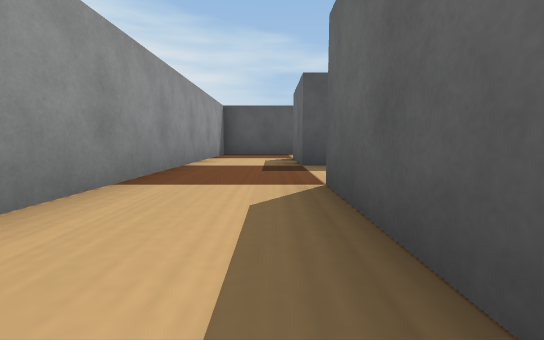
[1] (above)

22 first-person views from a walk through a Webots world. The camera is 0.04 m above the floor, tilts 6° down and sees 90° across. The floor is counted in squares, 0.1 m on a side. Each view is taken from the middle of a square. On the plan, view 1 faces up. The plan holds only what a view shows up to about 9 squares ahead; the rest is blank. Robots are left out. Webots' stock objects and surfaces are drawn as simple stand-ins.

[2]
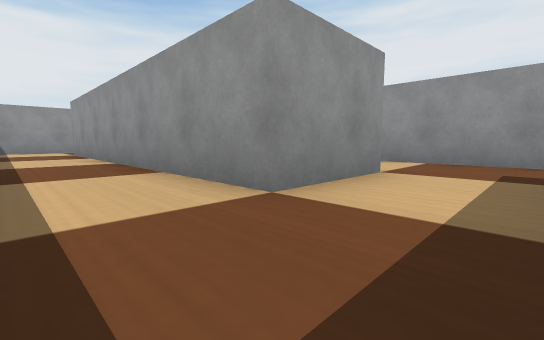

[3]
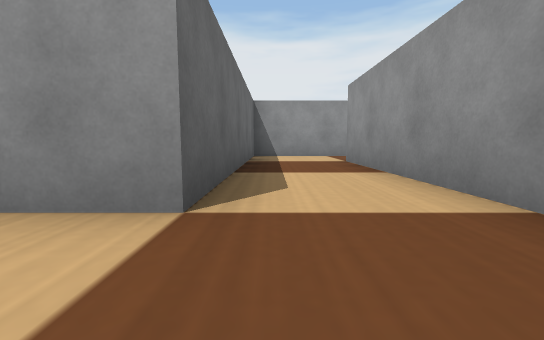

[4]
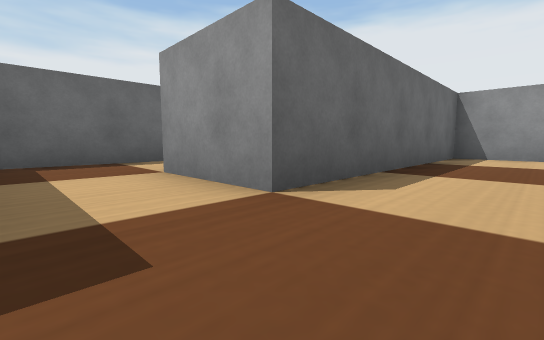

[5]
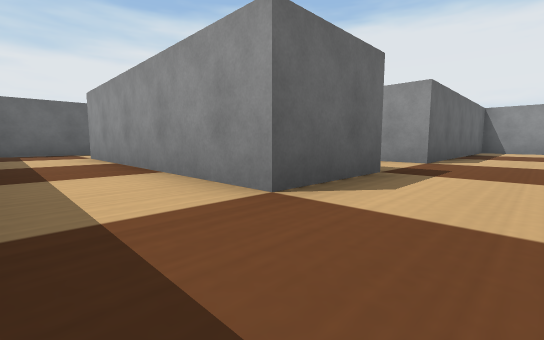

[6]
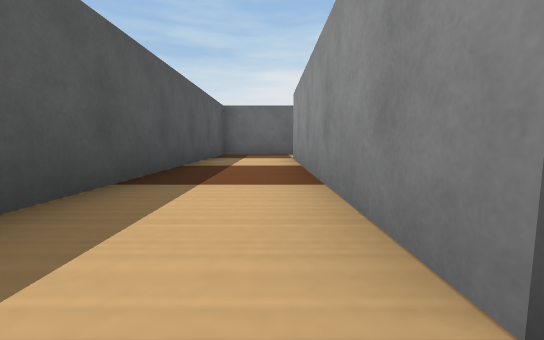

[7]
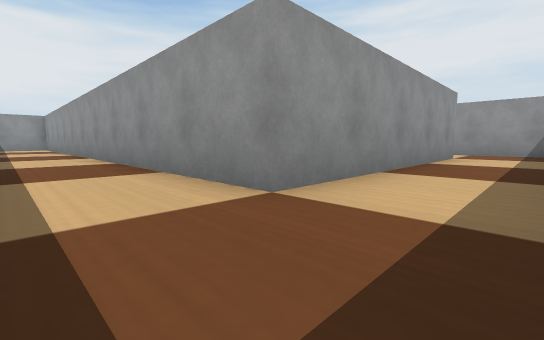

[8]
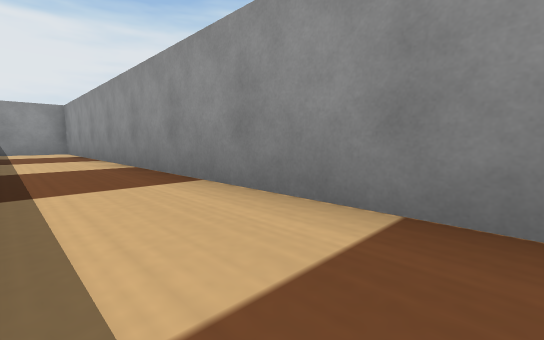

[9]
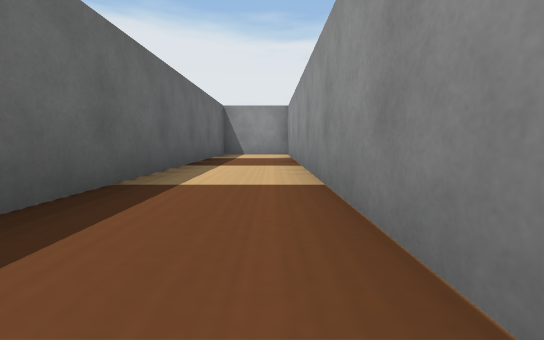

[10]
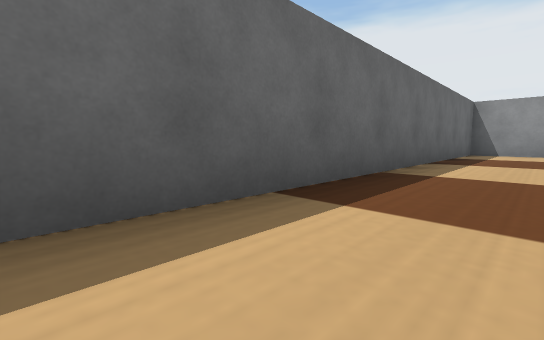

[11]
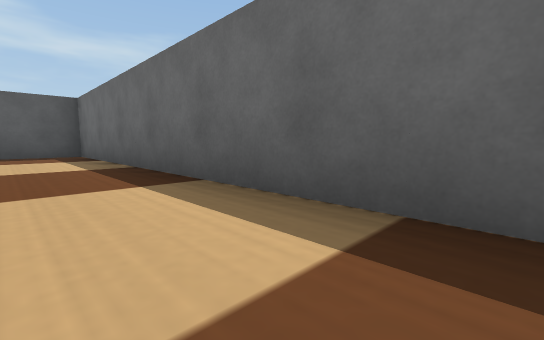

[12]
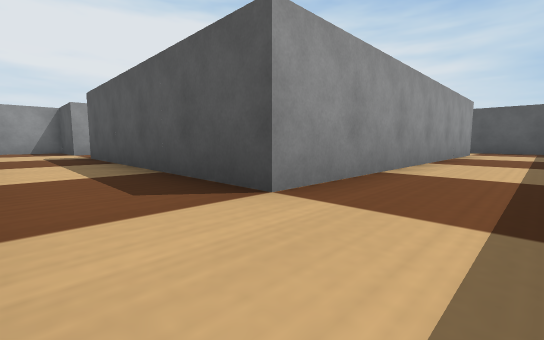

[13]
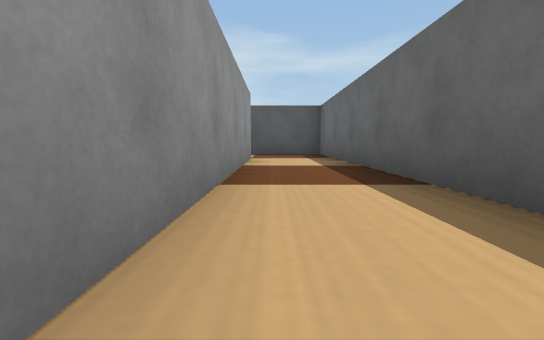

[14]
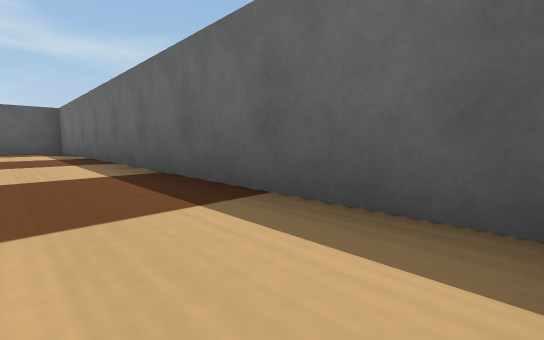

[15]
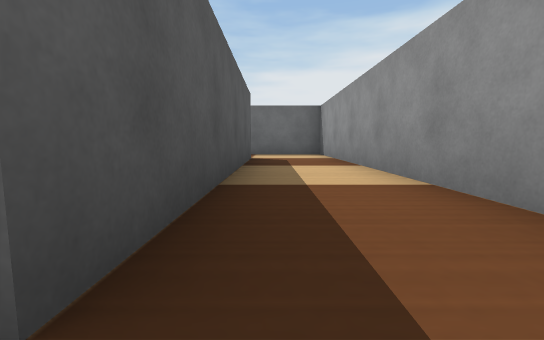

[16]
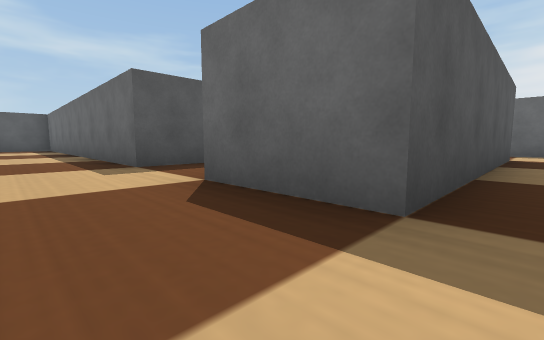

[17]
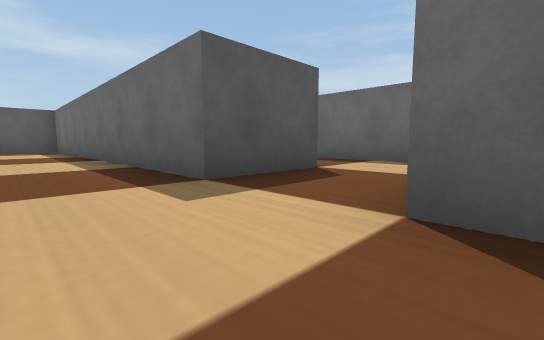

[18]
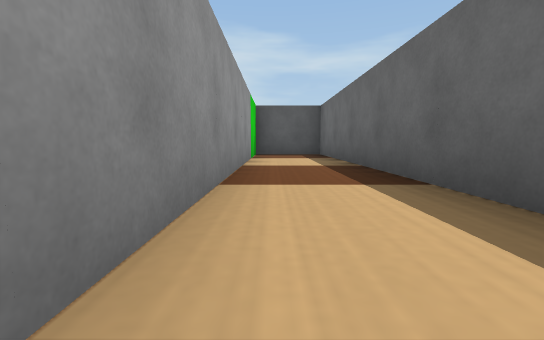

[19]
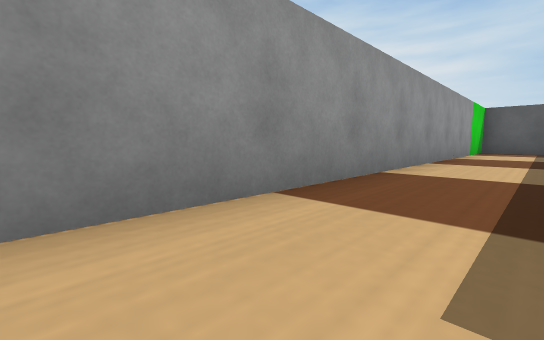

[20]
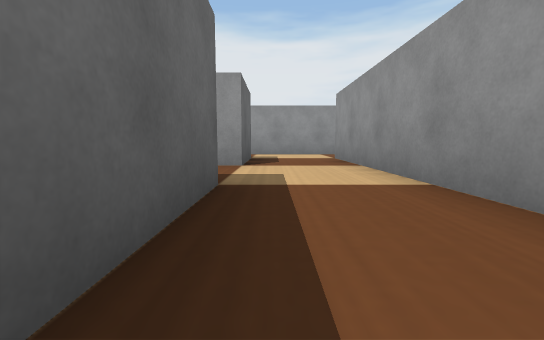

[21]
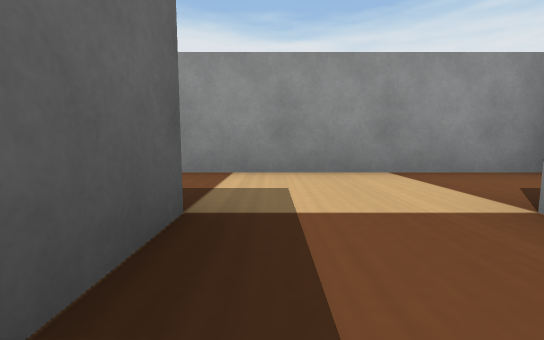

[22]
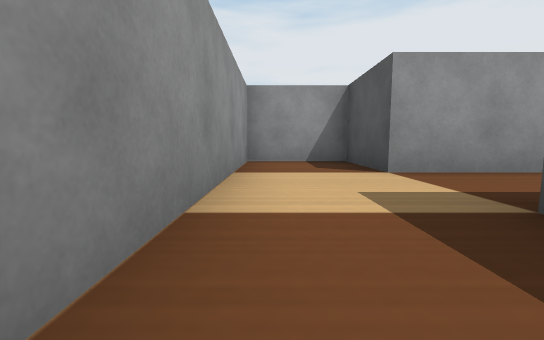

### Floor plan
Ten units are one square. View 1 is at (0, 0); x grows to the right and y downward. Boxes are objects, and circles mark ways between rooms. Rooms are numbered by the first view taken in them; rooms with no view inside come last. Other rooms are left out.
<svg viewBox="-80 -90 170 170">
<path fill="none" stroke="#000" d="M-15 35 5 35 5 -25 25 -25 25 55 -15 55M-15 75 45 75 45 -45 5 -45 5 -65M-15 -65 -15 15M5 -65 65 -65 65 75 85 75 85 -85 -15 -85 -15 -65M-15 15 -35 15 -35 -85 -55 -85M-55 -64 -55 55 -75 55 -75 75 -15 75M-15 55 -35 55 -35 35 -15 35"/>
<rect x="-75" y="-85" width="20" height="20" fill="#bbb"><title>green box</title></rect>
<circle cx="-5" cy="-55" r="3" fill="#2a7"/>
<circle cx="-25" cy="45" r="3" fill="#2a7"/>
<text x="0" y="10">1</text>
<text x="70" y="-30">2</text>
<text x="-50" y="0">3</text>
</svg>
Room 1 opens to room 2. Room 1 opens to room 3.

Where each view was taken, in squares from view 1:
view 1: 0 up, 0 right, facing up
view 2: 4 up, 4 right, facing down-left
view 3: 4 up, 0 right, facing down
view 4: 4 up, 1 left, facing down-right
view 5: 8 up, 1 left, facing down-right
view 6: 7 up, 0 right, facing right
view 7: 8 up, 8 right, facing down-left
view 8: 3 up, 8 right, facing down-left
view 9: 1 up, 7 right, facing down
view 10: 2 up, 7 right, facing down-right
view 11: 0 up, 7 right, facing up-right
view 12: 7 down, 4 right, facing up-left
view 13: 4 down, 3 right, facing up
view 14: 7 down, 3 right, facing up-right
view 15: 6 down, 4 left, facing right
view 16: 6 down, 5 left, facing up-right
view 17: 4 down, 5 left, facing up-right
view 18: 0 up, 5 left, facing up
view 19: 3 down, 4 left, facing up-left
view 20: 1 up, 4 left, facing down
view 21: 4 down, 4 left, facing down
view 22: 7 down, 2 left, facing left
